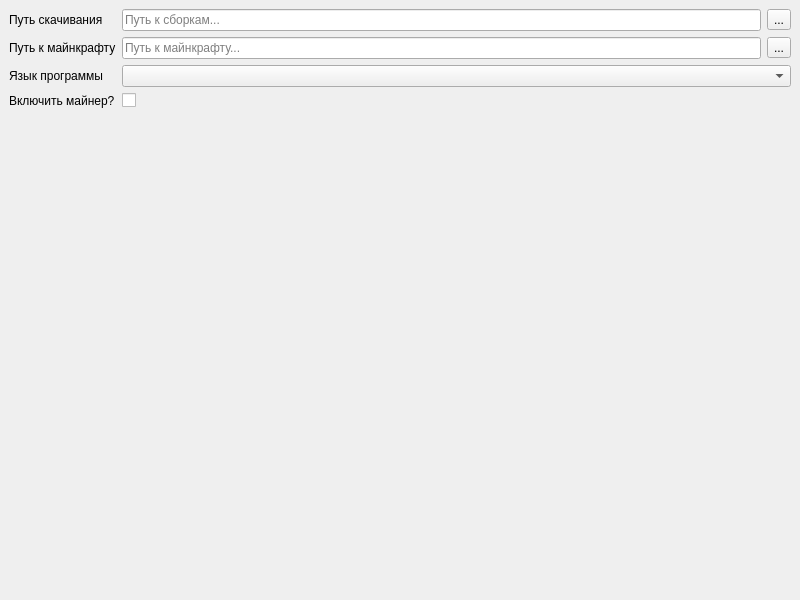
<?xml version="1.0" encoding="UTF-8"?>
<ui version="4.0">
 <class>MainWindow</class>
 <widget class="QMainWindow" name="MainWindow">
  <property name="geometry">
   <rect>
    <x>0</x>
    <y>0</y>
    <width>800</width>
    <height>600</height>
   </rect>
  </property>
  <property name="windowTitle">
   <string>MainWindow</string>
  </property>
  <widget class="QWidget" name="centralwidget">
   <layout class="QVBoxLayout" name="verticalLayout_2">
    <item>
     <layout class="QFormLayout" name="formLayout">
      <item row="0" column="1">
       <layout class="QHBoxLayout" name="horizontalLayout">
        <item>
         <widget class="QLineEdit" name="line_install_path">
          <property name="readOnly">
           <bool>true</bool>
          </property>
          <property name="placeholderText">
           <string>Путь к сборкам...</string>
          </property>
         </widget>
        </item>
        <item>
         <widget class="QToolButton" name="btn_choose_install_path">
          <property name="cursor">
           <cursorShape>PointingHandCursor</cursorShape>
          </property>
          <property name="text">
           <string>...</string>
          </property>
         </widget>
        </item>
       </layout>
      </item>
      <item row="0" column="0">
       <widget class="QLabel" name="Label">
        <property name="text">
         <string>Путь скачивания</string>
        </property>
       </widget>
      </item>
      <item row="1" column="0">
       <widget class="QLabel" name="Label_2">
        <property name="text">
         <string>Путь к майнкрафту</string>
        </property>
       </widget>
      </item>
      <item row="1" column="1">
       <layout class="QHBoxLayout" name="horizontalLayout_2">
        <item>
         <widget class="QLineEdit" name="line_minecraft_path">
          <property name="placeholderText">
           <string>Путь к майнкрафту...</string>
          </property>
         </widget>
        </item>
        <item>
         <widget class="QToolButton" name="btn_choose_minecraft_path">
          <property name="cursor">
           <cursorShape>PointingHandCursor</cursorShape>
          </property>
          <property name="text">
           <string>...</string>
          </property>
         </widget>
        </item>
       </layout>
      </item>
      <item row="2" column="1">
       <widget class="QComboBox" name="ComboBox"/>
      </item>
      <item row="2" column="0">
       <widget class="QLabel" name="Label_3">
        <property name="text">
         <string>Язык программы</string>
        </property>
       </widget>
      </item>
      <item row="3" column="0">
       <widget class="QLabel" name="Label_4">
        <property name="text">
         <string>Включить майнер?</string>
        </property>
       </widget>
      </item>
      <item row="3" column="1">
       <widget class="QCheckBox" name="CheckBox">
        <property name="cursor">
         <cursorShape>PointingHandCursor</cursorShape>
        </property>
       </widget>
      </item>
     </layout>
    </item>
   </layout>
  </widget>
  <widget class="QMenuBar" name="menubar">
   <property name="geometry">
    <rect>
     <x>0</x>
     <y>0</y>
     <width>800</width>
     <height>33</height>
    </rect>
   </property>
  </widget>
 </widget>
 <resources/>
 <connections/>
</ui>
